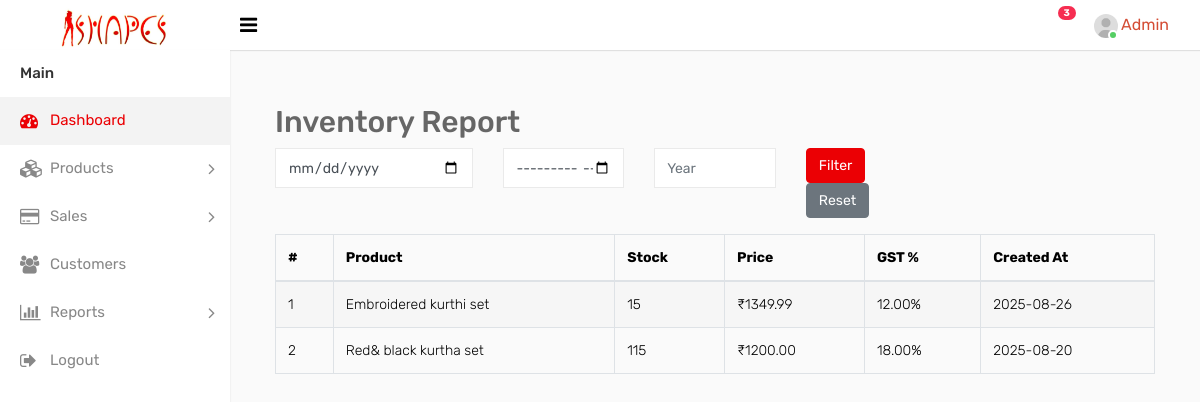
The app's page /inventory_report/, older data.
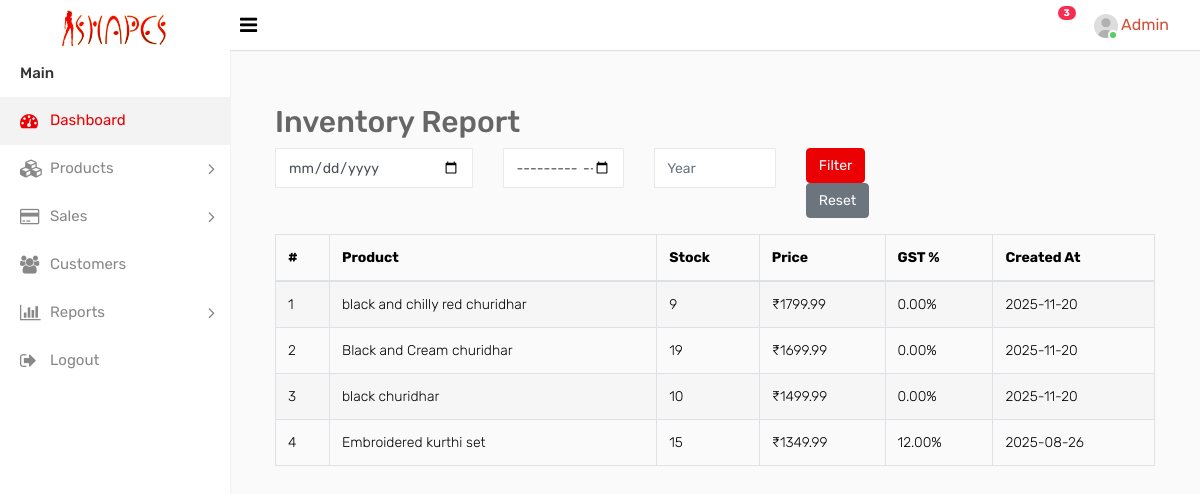
The same page, newer data.
### Shape_App/models.py (models this page shows, shortened)
class tbl_Product(models.Model):
    subcategory = models.ForeignKey(tbl_SubCategory, on_delete=models.CASCADE, related_name="products")
    name = models.CharField(max_length=200)
    description = models.TextField(null=True, blank=True)
    price = models.DecimalField(max_digits=10, decimal_places=2)
    stock = models.PositiveIntegerField()
    material = models.CharField(max_length=100, null=True, blank=True)   # Cotton, Silk, etc.
    brand = models.CharField(max_length=100, null=True, blank=True)
    gender = models.CharField(max_length=10, choices=[
        ('men', 'Men'),
        ('women', 'Women'),
        ('kids', 'Kids'),
        ('unisex', 'Unisex'),
    ], default='unisex')
    status = models.CharField(max_length=10, choices=[('active', 'Active'), ('inactive', 'Inactive')], default='active')
    created_at = models.DateTimeField(auto_now_add=True)
    updated_at = models.DateTimeField(auto_now=True)
    gst_percentage = models.DecimalField(max_digits=5, decimal_places=2, default=0.00)
    image = models.ImageField(upload_to="products/",null=True)
    video=models.FileField(upload_to='Videos/',null=True)

### Shape_App/views.py (the view)
# urls.py: path("inventory_report/",views.inventory_report,name="inventory_report"),
def inventory_report(request):
    products = tbl_Product.objects.all().order_by('-created_at')
    date = request.GET.get("date")
    month = request.GET.get("month")
    year = request.GET.get("year")
    if date:
        products = products.filter(created_at__date=date)
    elif month and year:
        products = products.filter(created_at__month=month, created_at__year=year)
    elif year:
        products = products.filter(created_at__year=year)
    return render(request, "inventory_report.html", {
        "products": products,
        "selected_date": date,
        "selected_month": month,
        "selected_year": year,
    })

### templates/inventory_report.html
{% include "navbar.html" %}
{% block content %}
<div class="container mt-4">
    <h2>Inventory Report</h2>
    <form method="get" class="row g-2 mb-3">
        <div class="col-md-3">
            <input type="date" name="date" value="{{ selected_date }}" class="form-control">
        </div>
        <div class="col-md-2">
            <input type="month" name="month" min="1" max="12" value="{{ selected_month }}" placeholder="Month" class="form-control">
        </div>
        <div class="col-md-2">
            <input type="number" name="year" min="2000" max="2100" value="{{ selected_year }}" placeholder="Year" class="form-control">
        </div>
        <div class="col-md-2">
            <button type="submit" class="btn btn-primary">Filter</button>
            <a href="{% url 'inventory_report' %}" class="btn btn-secondary">Reset</a>
        </div>
    </form>
    <table class="table table-bordered table-striped">
        <thead>
            <tr>
                <th>#</th>
                <th>Product</th>
                <th>Stock</th>
                <th>Price</th>
                <th>GST %</th>
                <th>Created At</th>
            </tr>
        </thead>
        <tbody>
            {% for product in products %}
            <tr>
                <td>{{ forloop.counter }}</td>
                <td>{{ product.name }}</td>
                <td>{{ product.stock }}</td>
                <td>₹{{ product.price }}</td>
                <td>{{ product.gst_percentage }}%</td>
                <td>{{ product.created_at|date:"Y-m-d" }}</td>
            </tr>
            {% empty %}
            <tr>
                <td colspan="6" class="text-center">No products found</td>
            </tr>
            {% endfor %}
        </tbody>
    </table>
</div>
{% endblock %}

### templates/navbar.html (shortened to what this page needs)
<!DOCTYPE html>
{% load static %}
<html lang="en">
<head>
    <link rel="stylesheet" type="text/css" href="{% static 'assets/css/bootstrap.min.css' %}">
    <link rel="stylesheet" type="text/css" href="{% static 'assets/css/font-awesome.min.css' %}">
    <link rel="stylesheet" type="text/css" href="{% static 'assets/css/style.css' %}">
</head>
<body>
    <div class="main-wrapper">
        <div class="header" style="background-color:#ffffff;">
			<div class="header-left">
				<a href="/Admin_Home/" class="logo">
				<img src="{% static 'img/Shapes enhanced.jpg' %}" width="120" height="45" alt="">
				</a>
			</div>
			<a id="toggle_btn" href="javascript:void(0);" style="color:black;"><i class="fa fa-bars"></i></a>
            <ul class="nav user-menu float-right">
                <li class="nav-item dropdown d-none d-sm-block">
                    <a href="#" class="dropdown-toggle nav-link" data-toggle="dropdown"><i class="fa fa-bell-o"></i> <span class="badge badge-pill bg-danger float-right">3</span></a>
                </li>
                <li class="nav-item dropdown has-arrow">
                    <a href="#" class="dropdown-toggle nav-link user-link" data-toggle="dropdown">
                        <span class="user-img">
							<img class="rounded-circle" src="{% static 'assets/img/user.jpg' %}" width="24" alt="Admin">
							<span class="status online"></span>
						</span>
						<span style="color:#d44d35;">Admin</span>
                    </a>
                </li>
            </ul>
        </div>
        <div class="sidebar" id="sidebar">
    <div class="sidebar-inner slimscroll">
        <div id="sidebar-menu" class="sidebar-menu">
            <ul>
                <li class="menu-title">Main</li>
                <li class="active">
                    <a href="{% url 'Admin_Home' %}"><i class="fa fa-dashboard"></i> <span>Dashboard</span></a>
                </li>
                <li class="submenu">
    <a href="#"><i class="fa fa-cubes"></i> <span> Products </span> <span class="menu-arrow"></span></a>
</li>
                <li class="submenu">
    <a href="#"><i class="fa fa-credit-card"></i> <span> Sales </span> <span class="menu-arrow"></span></a>
</li>
                <li>
                    <a href="{% url 'customers' %}"><i class="fa fa-users"></i> <span>Customers</span></a>
                </li>
                <li class="submenu">
                    <a href="#"><i class="fa fa-bar-chart"></i> <span> Reports </span> <span class="menu-arrow"></span></a>
                </li>
                <li>
                    <a href="{% url 'logout' %}"><i class="fa fa-sign-out"></i> <span>Logout</span></a>
                </li>
            </ul>
        </div>
    </div>
</div>
        <div class="page-wrapper">
            <div class="content">
</body>
</html>

### templates/navbar.html (style rules this page uses)
:root { --primary-color: #eb0004; }
.btn-primary { background-color: var(--primary-color) !important; border-color: var(--primary-color) !important; }
.sidebar-menu li.active a { color: var(--primary-color) !important; }

Row changes from the older to the newer data that the page shows:
removed tbl_Product: name "Red& black kurtha set", stock "115", price "1200.00", gst_percentage "18.00", created_at "2025-08-20"
added tbl_Product: name "black and chilly red churidhar", stock "9", price "1799.99", gst_percentage "0.00", created_at "2025-11-20"
added tbl_Product: name "Black and Cream churidhar", stock "19", price "1699.99", gst_percentage "0.00", created_at "2025-11-20"
added tbl_Product: name "black churidhar", stock "10", price "1499.99", gst_percentage "0.00", created_at "2025-11-20"
